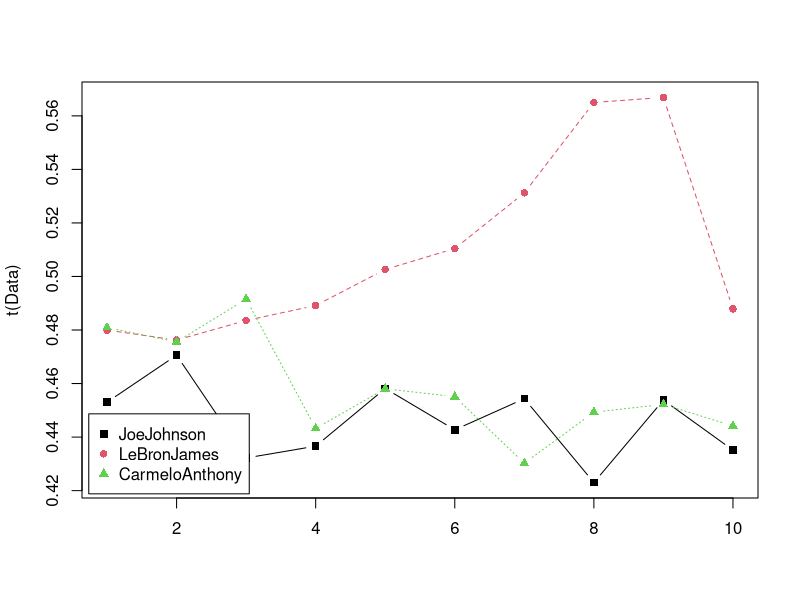

The R script that drew this image:

#Instructions for this dataset:
# Matrices:
# - FieldGoalAttempts
# - FieldGoals
# - Games
# - MinutesPlayed
# - Salary
# Vectors:
# - Players
# - Seasons

#Comments:
#Seasons are labeled based on the first year in the season
#E.g. the 2012-2013 season is preseneted as simply 2012

#Notes and Corrections to the data:
#Kevin Durant: 2006 - College Data Used
#Kevin Durant: 2005 - Proxied With 2006 Data
#Derrick Rose: 2012 - Did Not Play
#Derrick Rose: 2007 - College Data Used
#Derrick Rose: 2006 - Proxied With 2007 Data
#Derrick Rose: 2005 - Proxied With 2007 Data

#Seasons
Seasons <- c("2005","2006","2007","2008","2009","2010","2011","2012","2013","2014")

#Players
Players <- c("KobeBryant","JoeJohnson","LeBronJames","CarmeloAnthony","DwightHoward","ChrisBosh","ChrisPaul","KevinDurant","DerrickRose","DwayneWade")

#Salaries
KobeBryant_Salary <- c(15946875,17718750,19490625,21262500,23034375,24806250,25244493,27849149,30453805,23500000)
JoeJohnson_Salary <- c(12000000,12744189,13488377,14232567,14976754,16324500,18038573,19752645,21466718,23180790)
LeBronJames_Salary <- c(4621800,5828090,13041250,14410581,15779912,14500000,16022500,17545000,19067500,20644400)
CarmeloAnthony_Salary <- c(3713640,4694041,13041250,14410581,15779912,17149243,18518574,19450000,22407474,22458000)
DwightHoward_Salary <- c(4493160,4806720,6061274,13758000,15202590,16647180,18091770,19536360,20513178,21436271)
ChrisBosh_Salary <- c(3348000,4235220,12455000,14410581,15779912,14500000,16022500,17545000,19067500,20644400)
ChrisPaul_Salary <- c(3144240,3380160,3615960,4574189,13520500,14940153,16359805,17779458,18668431,20068563)
KevinDurant_Salary <- c(0,0,4171200,4484040,4796880,6053663,15506632,16669630,17832627,18995624)
DerrickRose_Salary <- c(0,0,0,4822800,5184480,5546160,6993708,16402500,17632688,18862875)
DwayneWade_Salary <- c(3031920,3841443,13041250,14410581,15779912,14200000,15691000,17182000,18673000,15000000)
#Matrix
Salary <- rbind(KobeBryant_Salary, JoeJohnson_Salary, LeBronJames_Salary, CarmeloAnthony_Salary, DwightHoward_Salary, ChrisBosh_Salary, ChrisPaul_Salary, KevinDurant_Salary, DerrickRose_Salary, DwayneWade_Salary)
rm(KobeBryant_Salary, JoeJohnson_Salary, CarmeloAnthony_Salary, DwightHoward_Salary, ChrisBosh_Salary, LeBronJames_Salary, ChrisPaul_Salary, DerrickRose_Salary, DwayneWade_Salary, KevinDurant_Salary)
colnames(Salary) <- Seasons
rownames(Salary) <- Players

#Games 
KobeBryant_G <- c(80,77,82,82,73,82,58,78,6,35)
JoeJohnson_G <- c(82,57,82,79,76,72,60,72,79,80)
LeBronJames_G <- c(79,78,75,81,76,79,62,76,77,69)
CarmeloAnthony_G <- c(80,65,77,66,69,77,55,67,77,40)
DwightHoward_G <- c(82,82,82,79,82,78,54,76,71,41)
ChrisBosh_G <- c(70,69,67,77,70,77,57,74,79,44)
ChrisPaul_G <- c(78,64,80,78,45,80,60,70,62,82)
KevinDurant_G <- c(35,35,80,74,82,78,66,81,81,27)
DerrickRose_G <- c(40,40,40,81,78,81,39,0,10,51)
DwayneWade_G <- c(75,51,51,79,77,76,49,69,54,62)
#Matrix
Games <- rbind(KobeBryant_G, JoeJohnson_G, LeBronJames_G, CarmeloAnthony_G, DwightHoward_G, ChrisBosh_G, ChrisPaul_G, KevinDurant_G, DerrickRose_G, DwayneWade_G)
rm(KobeBryant_G, JoeJohnson_G, CarmeloAnthony_G, DwightHoward_G, ChrisBosh_G, LeBronJames_G, ChrisPaul_G, DerrickRose_G, DwayneWade_G, KevinDurant_G)
colnames(Games) <- Seasons
rownames(Games) <- Players

#Minutes Played
KobeBryant_MP <- c(3277,3140,3192,2960,2835,2779,2232,3013,177,1207)
JoeJohnson_MP <- c(3340,2359,3343,3124,2886,2554,2127,2642,2575,2791)
LeBronJames_MP <- c(3361,3190,3027,3054,2966,3063,2326,2877,2902,2493)
CarmeloAnthony_MP <- c(2941,2486,2806,2277,2634,2751,1876,2482,2982,1428)
DwightHoward_MP <- c(3021,3023,3088,2821,2843,2935,2070,2722,2396,1223)
ChrisBosh_MP <- c(2751,2658,2425,2928,2526,2795,2007,2454,2531,1556)
ChrisPaul_MP <- c(2808,2353,3006,3002,1712,2880,2181,2335,2171,2857)
KevinDurant_MP <- c(1255,1255,2768,2885,3239,3038,2546,3119,3122,913)
DerrickRose_MP <- c(1168,1168,1168,3000,2871,3026,1375,0,311,1530)
DwayneWade_MP <- c(2892,1931,1954,3048,2792,2823,1625,2391,1775,1971)
#Matrix
MinutesPlayed <- rbind(KobeBryant_MP, JoeJohnson_MP, LeBronJames_MP, CarmeloAnthony_MP, DwightHoward_MP, ChrisBosh_MP, ChrisPaul_MP, KevinDurant_MP, DerrickRose_MP, DwayneWade_MP)
rm(KobeBryant_MP, JoeJohnson_MP, CarmeloAnthony_MP, DwightHoward_MP, ChrisBosh_MP, LeBronJames_MP, ChrisPaul_MP, DerrickRose_MP, DwayneWade_MP, KevinDurant_MP)
colnames(MinutesPlayed) <- Seasons
rownames(MinutesPlayed) <- Players

#Field Goals
KobeBryant_FG <- c(978,813,775,800,716,740,574,738,31,266)
JoeJohnson_FG <- c(632,536,647,620,635,514,423,445,462,446)
LeBronJames_FG <- c(875,772,794,789,768,758,621,765,767,624)
CarmeloAnthony_FG <- c(756,691,728,535,688,684,441,669,743,358)
DwightHoward_FG <- c(468,526,583,560,510,619,416,470,473,251)
ChrisBosh_FG <- c(549,543,507,615,600,524,393,485,492,343)
ChrisPaul_FG <- c(407,381,630,631,314,430,425,412,406,568)
KevinDurant_FG <- c(306,306,587,661,794,711,643,731,849,238)
DerrickRose_FG <- c(208,208,208,574,672,711,302,0,58,338)
DwayneWade_FG <- c(699,472,439,854,719,692,416,569,415,509)
#Matrix
FieldGoals <- rbind(KobeBryant_FG, JoeJohnson_FG, LeBronJames_FG, CarmeloAnthony_FG, DwightHoward_FG, ChrisBosh_FG, ChrisPaul_FG, KevinDurant_FG, DerrickRose_FG, DwayneWade_FG)
rm(KobeBryant_FG, JoeJohnson_FG, LeBronJames_FG, CarmeloAnthony_FG, DwightHoward_FG, ChrisBosh_FG, ChrisPaul_FG, KevinDurant_FG, DerrickRose_FG, DwayneWade_FG)
colnames(FieldGoals) <- Seasons
rownames(FieldGoals) <- Players

#Field Goal Attempts
KobeBryant_FGA <- c(2173,1757,1690,1712,1569,1639,1336,1595,73,713)
JoeJohnson_FGA <- c(1395,1139,1497,1420,1386,1161,931,1052,1018,1025)
LeBronJames_FGA <- c(1823,1621,1642,1613,1528,1485,1169,1354,1353,1279)
CarmeloAnthony_FGA <- c(1572,1453,1481,1207,1502,1503,1025,1489,1643,806)
DwightHoward_FGA <- c(881,873,974,979,834,1044,726,813,800,423)
ChrisBosh_FGA <- c(1087,1094,1027,1263,1158,1056,807,907,953,745)
ChrisPaul_FGA <- c(947,871,1291,1255,637,928,890,856,870,1170)
KevinDurant_FGA <- c(647,647,1366,1390,1668,1538,1297,1433,1688,467)
DerrickRose_FGA <- c(436,436,436,1208,1373,1597,695,0,164,835)
DwayneWade_FGA <- c(1413,962,937,1739,1511,1384,837,1093,761,1084)
#Matrix
FieldGoalAttempts <- rbind(KobeBryant_FGA, JoeJohnson_FGA, LeBronJames_FGA, CarmeloAnthony_FGA, DwightHoward_FGA, ChrisBosh_FGA, ChrisPaul_FGA, KevinDurant_FGA, DerrickRose_FGA, DwayneWade_FGA)
rm(KobeBryant_FGA, JoeJohnson_FGA, LeBronJames_FGA, CarmeloAnthony_FGA, DwightHoward_FGA, ChrisBosh_FGA, ChrisPaul_FGA, KevinDurant_FGA, DerrickRose_FGA, DwayneWade_FGA)
colnames(FieldGoalAttempts) <- Seasons
rownames(FieldGoalAttempts) <- Players

#Points
KobeBryant_PTS <- c(2832,2430,2323,2201,1970,2078,1616,2133,83,782)
JoeJohnson_PTS <- c(1653,1426,1779,1688,1619,1312,1129,1170,1245,1154)
LeBronJames_PTS <- c(2478,2132,2250,2304,2258,2111,1683,2036,2089,1743)
CarmeloAnthony_PTS <- c(2122,1881,1978,1504,1943,1970,1245,1920,2112,966)
DwightHoward_PTS <- c(1292,1443,1695,1624,1503,1784,1113,1296,1297,646)
ChrisBosh_PTS <- c(1572,1561,1496,1746,1678,1438,1025,1232,1281,928)
ChrisPaul_PTS <- c(1258,1104,1684,1781,841,1268,1189,1186,1185,1564)
KevinDurant_PTS <- c(903,903,1624,1871,2472,2161,1850,2280,2593,686)
DerrickRose_PTS <- c(597,597,597,1361,1619,2026,852,0,159,904)
DwayneWade_PTS <- c(2040,1397,1254,2386,2045,1941,1082,1463,1028,1331)
#Matrix
Points <- rbind(KobeBryant_PTS, JoeJohnson_PTS, LeBronJames_PTS, CarmeloAnthony_PTS, DwightHoward_PTS, ChrisBosh_PTS, ChrisPaul_PTS, KevinDurant_PTS, DerrickRose_PTS, DwayneWade_PTS)
rm(KobeBryant_PTS, JoeJohnson_PTS, LeBronJames_PTS, CarmeloAnthony_PTS, DwightHoward_PTS, ChrisBosh_PTS, ChrisPaul_PTS, KevinDurant_PTS, DerrickRose_PTS, DwayneWade_PTS)
colnames(Points) <- Seasons
rownames(Points) <- Players
#---------------------------------------------------------------------------------------------------------


#---------------------------------------------------------------------------------------------------------
round(FieldGoals/FieldGoalAttempts,2)
myplot<-function(data,rows=1:10){
  Data<- data[rows,,drop=F]
  matplot(t(Data),type="b",pch=15:18,col=c(1:4,6))
  legend("bottomleft", inset=0.01, legend=Players[rows],col=c(1:4,6),pch=15:18,horiz = F)
}
myplot((FieldGoals/FieldGoalAttempts),rows=2:4)


#Because we have excluded free throws, this plot now shows us
#the true representation of player style change. We can verify
#that this is the case because all the marks without exception
#on this plot are between 2 and 3. That is because Field Goals
#can only be for either 2 points or 3 points.
#Insights:
#1. You can see how players' preference for 2 or 3 point shots
#   changes throughout their career. We can see that almost all
#   players in this dataset experiment with their style throughout
#   their careers. Perhaps, the most drastic change in style has
#   been experienced by Joe Johnson.
#2. There is one exception. You can see that one player has not
#   changed his style at all - almost always scoring only 2-pointers.
#   Who is this mystert player? It's Dwight Howard! 
#   Now that explains a lot. The reason that Dwight Howard's
#   Field Goal accuracy is so good is because he almost always
#   scores 2-pointers only. That means he can be close to the basket
#   or even in contact with it. Free throws, on the other hand require
#   the player to stand 15ft (4.57m) away from the hoop. That's 
#   probably why Dwight Howard's Free Throw Accuracy is poor.
